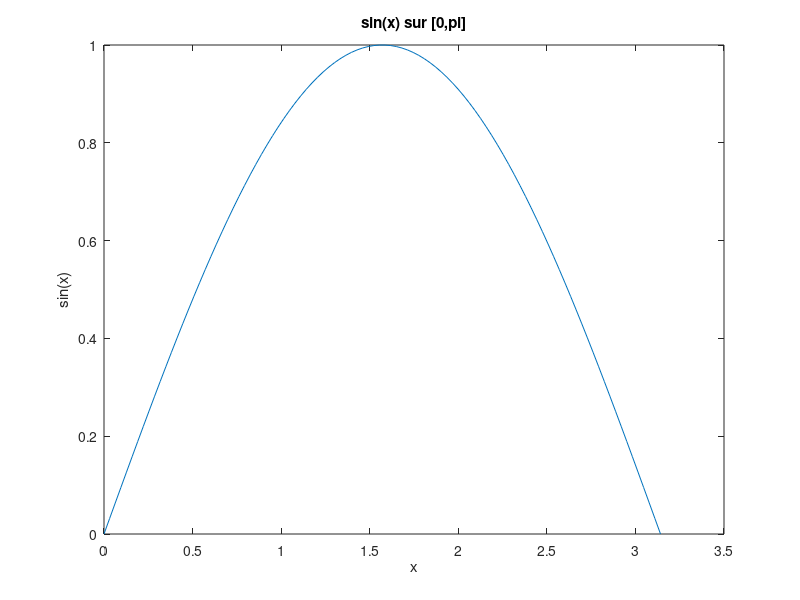

The MATLAB script that drew this image: (Note: this script raises an error after producing the figure.)
clear all

% Ex1 : afficher le graphe de sin(x) sur l'intervalle [0,pi]
figure(1);
x = linspace(0,pi,100);
y = sin(x);
plot(x,y);
title('sin(x) sur [0,pi]');
xlabel('x');
ylabel('sin(x)');

% Ex3 : L0 pour {0, 1, 2} dans [-1, 3] et droite de la fonction nulle
k=1;
x=[0,1,2];
z=linspace(-1,3,100);
L=zeros(size(z));
for i=1:length(z)
    L(i)=base_lagrange_non_vec(z(i),x,k);
end

figure(2);
hold on;
plot(z,L);
plot(z,zeros(size(z)));
legend({'y=L0(x)','y=0'});
%abscisses intersection : 1, 2
%commentaire : Ces valeurs sont elles cohérentes avec la définition de L0 ?
%Oui, car L0 est défini par L0(x) = (x-1)(x-2) / (0-1)(0-2) = (x-1)(x-2) / 2

% Ex5 : L1 et L2 pour le support {0, 1, 2} dans [-1, 3]. Quelles sont les abscisses des points de L1 et L2 et la fonction nulle ?
L1=base_lagrange(z,x,2);
L2=base_lagrange(z,x,3);

figure(3);

hold on;
plot(z,L1,'');
plot(z,L2,'');
plot(z,zeros(size(z)));
legend({'y=L1(x)','y=L2(x)','y=0'});
xlabel('x');
ylabel('y');
%abscisses intersection : 0, 2 pour L1 et 0, 1 pour L2

% Ex7 :
nx = 100;
z = linspace(0, pi, nx);
x2 = linspace(0, pi, 3);
x5 = linspace(0, pi, 6);

p1 = pol_lagrange(z, sin(x2), x2);
p2 = pol_lagrange(z, sin(x5), x5);
y_exact = sin(z);

figure(4);
hold on;
plot(z,p1);
plot(z,p2,'b','linestyle','none','marker','o');
plot(z,y_exact,'r');
legend({'deg 3','deg 5','exact'});

% Ex8 : fonction de Runge
% a :
nx = 100;
z = linspace(-5, 5, nx);
x3 = linspace(-5, 5, 4);
x4 = linspace(-5, 5, 5);
x5 = linspace(-5, 5, 6);
x10 = linspace(-5, 5, 11);

p3 = pol_lagrange(z, 1./(1+x3.^2), x3);
p4 = pol_lagrange(z, 1./(1+x4.^2), x4);
p5 = pol_lagrange(z, 1./(1+x5.^2), x5);
p10 = pol_lagrange(z, 1./(1+x10.^2), x10);
y_exact = 1./(1+z.^2);

% b :
figure(5);
hold on;
plot(z,p3);
plot(z,p4);
plot(z,p5);
plot(z,p10);
plot(z,y_exact,'r');
legend({'deg 3','deg 4','deg 5','deg 10','exact'});
xlabel('x');
ylabel('y');
